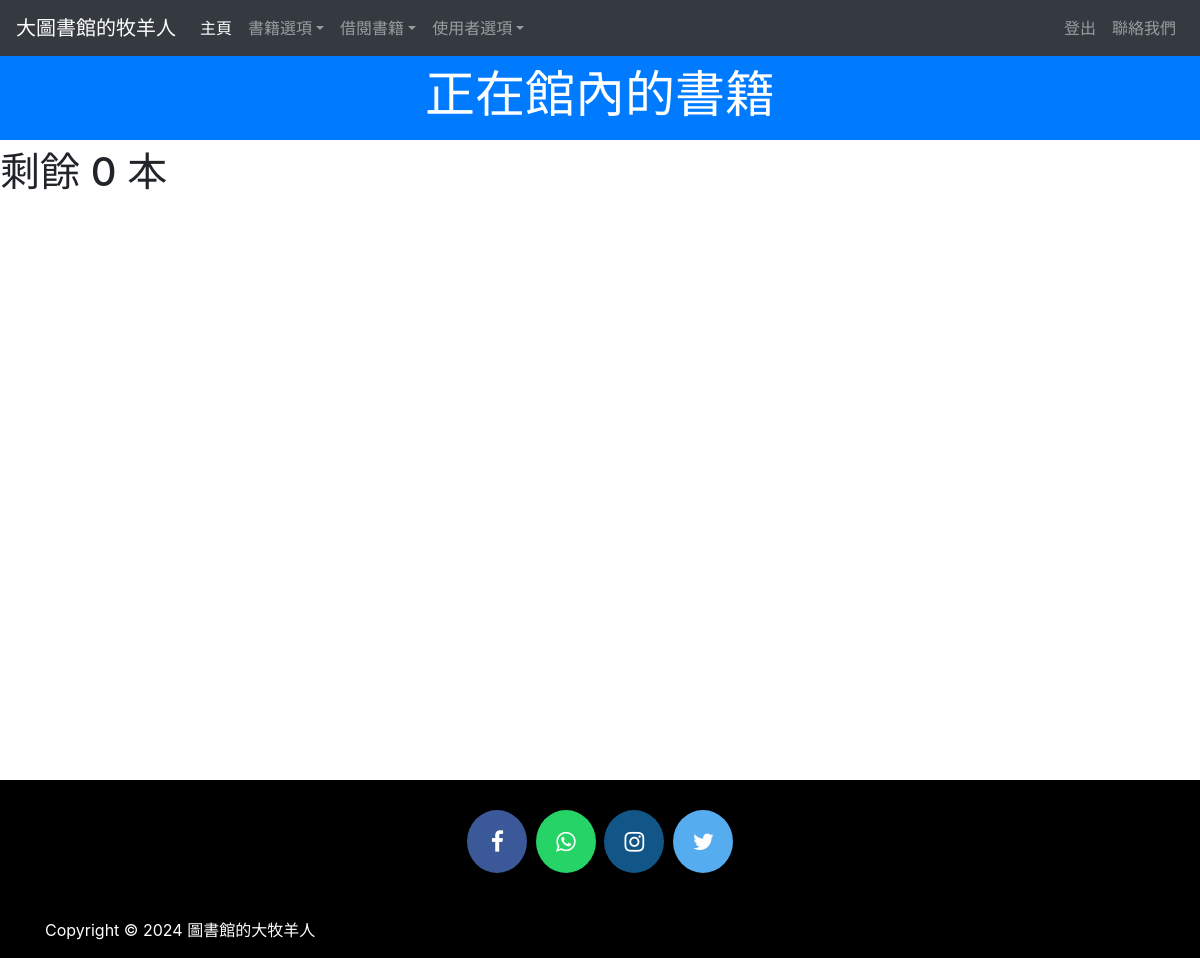
The app's page /viewbook (signed in), older data.
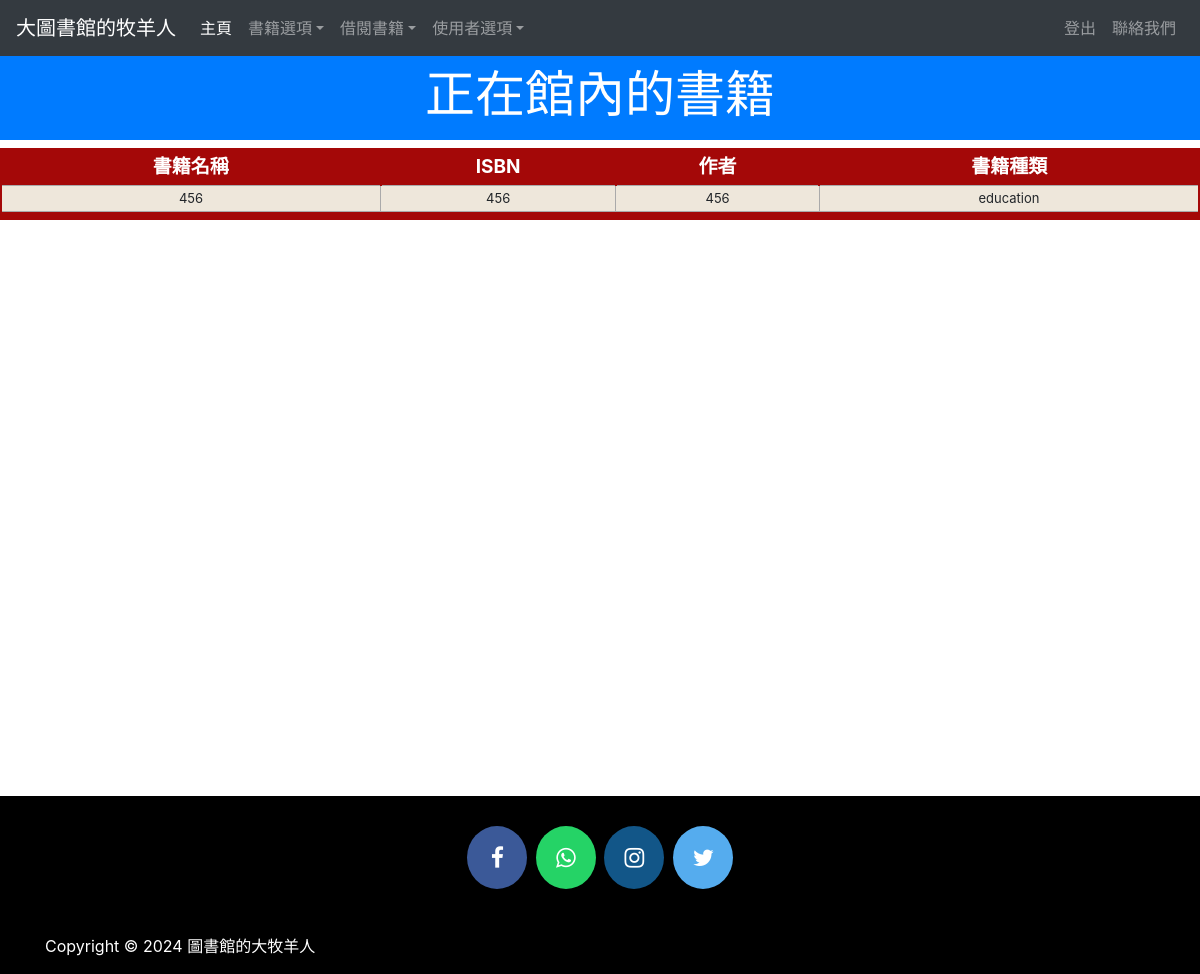
The same page, newer data.
### library/models.py (models this page shows, shortened)
class Book(models.Model):
    catchoice= [
        ('education', 'Education'),
        ('entertainment', 'Entertainment'),
        ('comics', 'Comics'),
        ('biography', 'Biographie'),
        ('history', 'History'),
        ]
    name=models.CharField(max_length=30)
    isbn=models.PositiveIntegerField()
    author=models.CharField(max_length=40)
    category=models.CharField(max_length=30,choices=catchoice,default='education')

### library/views.py (the view)
# urls.py: path('viewbook', views.viewbook_view),
@login_required(login_url='adminlogin')
@user_passes_test(is_admin)
def viewbook_view(request):
    books=models.Book.objects.all()
    return render(request,'library/viewbook.html',{'books':books})

### library/views.py (called while the page is built)
def is_admin(user):
    if user.is_superuser or user.is_staff:
        return True
    else:
        return False

### library/templates/library/viewbook.html (shortened to what this page needs)
<!DOCTYPE html>
<html lang="en" dir="ltr">
  <head>
  </head>
  <body>
    {% include "library/navbaradmin.html" %}
    <br>
    <br>
    <h3 class="p-3 mb-2 bg-primary text-white" style = 'font-size: 50px;text-align:center;'>正在館內的書籍</h3>
{% if books%}
<table class="redTable">
<thead>
<tr>
<th>書籍名稱</th>
<th>ISBN</th>
<th>作者</th>
<th>書籍種類</th>
</tr>
</thead>
<tfoot>
<tr>
<td colspan="4" rowspan="4">
</td>
</tr>
</tfoot>
<tbody>
  {% for book in books %}
    <tr>
      <td>{{book.name}}</td>
      <td>{{book.isbn}}</td>
      <td>{{book.author}}</td>
      <td>{{book.category}}</td>
    </tr>
  {% endfor %}
</tbody>
</table>
{%else%}
<h1>剩餘 0 本</h1>
{%endif%}
<br><br><br><br><br><br><br><br><br><br><br><br><br><br><br><br><br><br><br><br><br><br><br><br>
    {% include "library/footer.html" %}
  </body>
</html>

### library/templates/library/navbaradmin.html (shortened to what this page needs)
<!DOCTYPE html>
{% load static %}
<html lang="en">
<head>
<link rel="stylesheet" href="https://stackpath.bootstrapcdn.com/bootstrap/4.3.1/css/bootstrap.min.css">
<link rel="stylesheet" href="https://maxcdn.bootstrapcdn.com/font-awesome/4.7.0/css/font-awesome.min.css">
</head>
<body>
<div class="bs-example">
    <nav class="navbar navbar-expand-md bg-dark navbar-dark fixed-top">
        <a href="/" class="navbar-brand">大圖書館的牧羊人</a>
        <div class="collapse navbar-collapse justify-content-between" id="navbarCollapse">
            <div class="navbar-nav">
                <a href="/" class="nav-item nav-link active">主頁</a>
                <div class="nav-item dropdown">
                  <a href="#" class="nav-link dropdown-toggle" data-toggle="dropdown">書籍選項</a>
                </div>
                <div class="nav-item dropdown">
                  <a href="#" class="nav-link dropdown-toggle" data-toggle="dropdown">借閱書籍</a>
                </div>
                <div class="nav-item dropdown">
                  <a href="#" class="nav-link dropdown-toggle" data-toggle="dropdown">使用者選項</a>
                </div>
            </div>
            <div class="navbar-nav">
                <a href="logout" class="nav-item nav-link">登出</a>
                <a href="contactus" class="nav-item nav-link">聯絡我們</a>
            </div>
        </div>
    </nav>
</div>
</body>
</html>

### library/templates/library/footer.html (shortened to what this page needs)
<!DOCTYPE html>
<html>
<head>
</head>
<footer>
  <p>
  <a href="https://facebook.com" class="fa fa-facebook"></a>
  <a href="https://api.whatsapp.com" class="fa fa-whatsapp"></a>
  <a href="https://instagram.com" class="fa fa-instagram"></a>
  <a href="https://twitter.com" class="fa fa-twitter"></a>
  </p>
<br>
  <div class="container">
    <div class="row">
               <div class="col-md-12 col-sm-12">
                    <div style="color:#ffffff;"class="wow fadeInUp footer-copyright">
                         Copyright &copy;   2024  圖書館的大牧羊人</p>
                    </div>
               </div>
    </div>
  </div>
</footer>
</html>

### library/templates/library/viewbook.html (style rules this page uses)
table.redTable { border: 2px solid #A40808; background-color: #EEE7DB; width: 100%; text-align: center; border-collapse: collapse; }
table.redTable td, table.redTable th { border: 1px solid #AAAAAA; padding: 3px 2px; }
table.redTable tbody td { font-size: 13px; }
table.redTable thead { background: #A40808; }
table.redTable thead th { font-size: 19px; font-weight: bold; color: #FFFFFF; text-align: center; border-left: 2px solid #A40808; }
table.redTable thead th:first-child { border-left: none; }
table.redTable tfoot { font-size: 13px; font-weight: bold; color: #FFFFFF; background: #A40808; }
table.redTable tfoot td { font-size: 13px; }

### library/templates/library/navbaradmin.html (style rules this page uses)
.bs-example { margin: 0px; }
.navbar-brand { font-size: 20px; font-family: sans-serif; }

### library/templates/library/footer.html (style rules this page uses)
footer { padding: 0px 0px 0px 0px; background-color:black; margin:0px; }
.fa { padding: 20px; font-size: 23px; width: 60px; text-align: center; text-decoration: none; margin: 5px 2px; border-radius: 50%; }
.fa-facebook { background: #3B5998; color: white; margin-top: 30px; }
.fa-whatsapp { background: #25d366; color: white; }
.fa-twitter { background: #55ACEE; color: white; }
.fa-instagram { background: #125688; color: white; }
p { text-align:center; }

Row changes from the older to the newer data that the page shows:
added Book: name "456", isbn "456", author "456", category "education"
Text that changed along with them:
text no longer shown: "剩餘 0 本"
text now shown: "書籍名稱 ISBN 作者 書籍種類"
